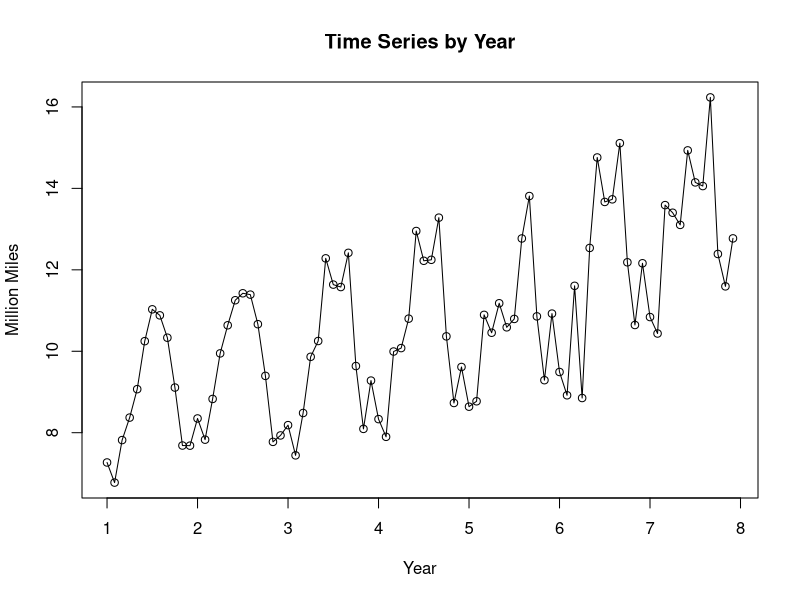
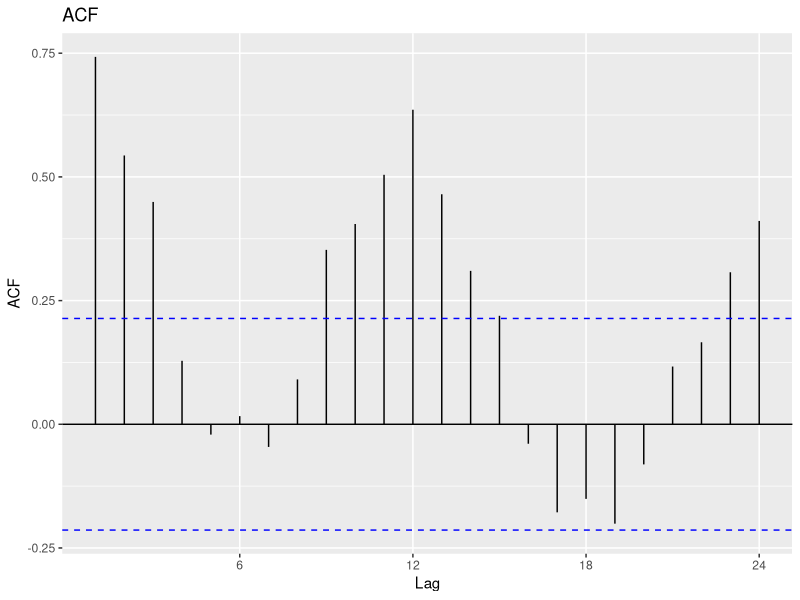
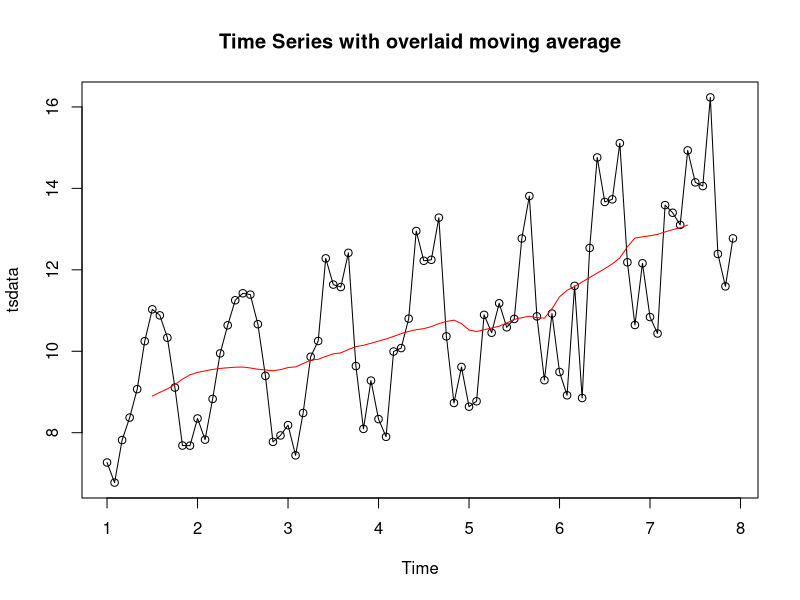
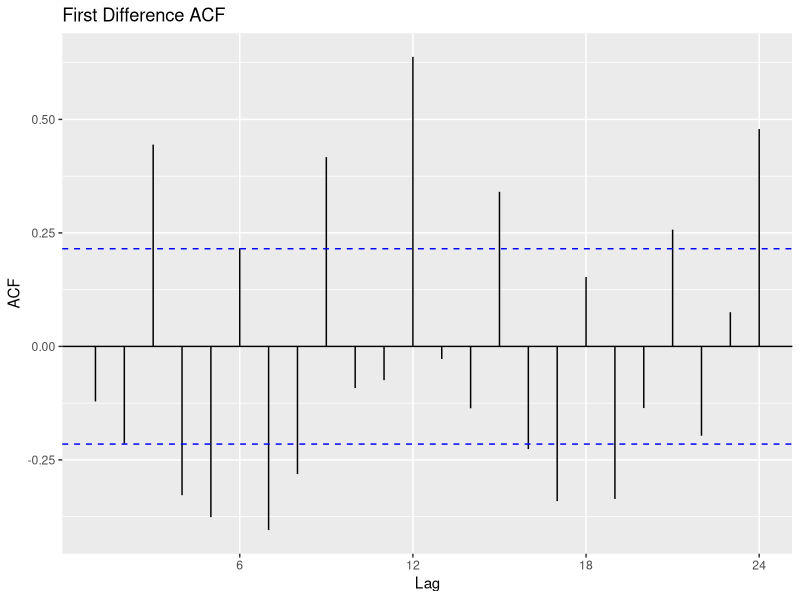
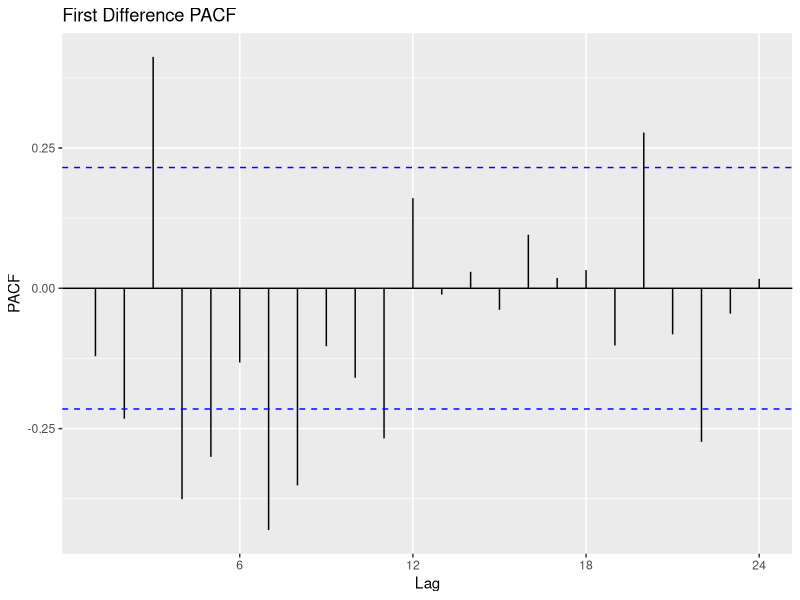
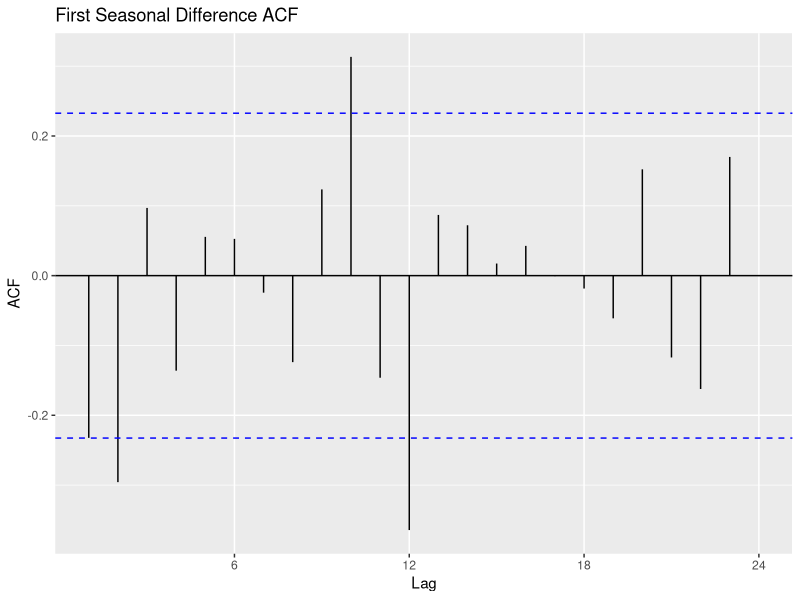
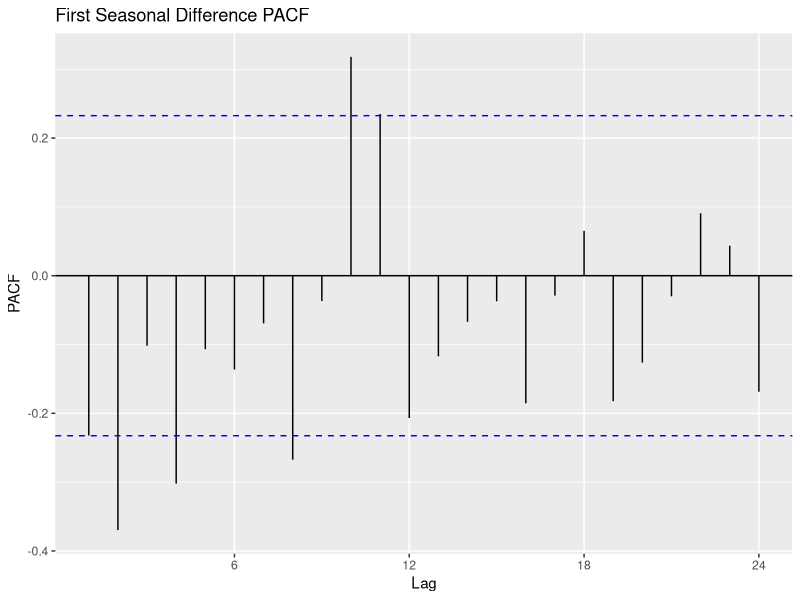

Source code (R) for these figures, in order: (Note: a time limit stopped this script after it produced the figures.)
## ---- chunk 1
knitr::opts_chunk$set(echo = TRUE, tidy=TRUE, tidy.opts=list(width.cutoff=60))
library(forecast)
library(openxlsx)
library(ggplot2)
## ---- chunk 2
# Data Loading
data = read.xlsx("Project1_DataSet.xlsx")
tsdata=ts(data$'Miles,.in.Millions', frequency = 12)
## ---- chunk 3
# Part 1
plot(tsdata, main='Time Series by Year', type="o", xlab="Year", ylab="Million Miles")
# Part 2
ggAcf(tsdata, main='ACF')
## ---- chunk 4
# 3
# A moving average of 12 might be appropriate because it would be equal to the seasonal pattern (similar to the example at the end of the slides for the second lecture of Unit 2), allowing the moving average to better smooth over that seasonality

plot(tsdata, main="Time Series with overlaid moving average", type='o', ylab=)
ma1 = ma(tsdata, 12)
lines(ma1, col="red")
## ---- chunk 5
# 5
d1 = diff(tsdata)
ggAcf(d1, main="First Difference ACF")
ggPacf(d1, main="First Difference PACF")
## ---- chunk 6
d2 = diff(d1, lag=12) # As directed, using the output from question 5
ggAcf(d2, main="First Seasonal Difference ACF")
ggPacf(d2, main="First Seasonal Difference PACF")
## ---- chunk 7
# NOT RUN
# auto.arima(dd, d=1, D=1, ic='aic', parallel=T, max.p=20, max.P=20, max.q=20, max.Q=20, max.order=85, num.cores=20, stepwise=F, allowdrift=F)
# Due to runtime costs of running it without the stepwise function, it was run on a compute node of the BlueHive cluster
# Result agrees with the auto.arima call below

dd = ts(data$`Miles,.in.Millions`[1:72], frequency=12) # subset of the first 6 years (6*12=72) of the dataset, training data

i=0
# Dataframe to hold information about each model generated: AIC, BIC, SSE, and model parameters
runs = setNames(data.frame(matrix(ncol=256, nrow=7), row.names = c('aic','bic','error','p','q','P','Q')), c(1:256))
for (p in 0:3)
  for (P in 0:3) 
    for (q in 0:3) 
      for (Q in 0:3) {
        i=i+1
        try({
          m <- Arima(dd, order = c(p, 1, q), seasonal = list(order=c(P, 1, Q), period=12), include.constant = T);
          f = forecast(m, h=12);
          runs[i] = c(m$aic,m$bic,sum((f$mean-tsdata[73:84])^2),p,q,P,Q);},
          silent=T);
      }

runs[,which.min(runs['aic',])] # Model with lowest AIC, ARIMA(2,1,3)(1,1,0)
runs[,which.min(runs['bic',])] # Model with lowest BIC, ARIMA(0,1,2)(0,1,0)
runs[,which.min(runs['error',])] # Model with lowest forecast errror, ARIMA(0,1,1)(2,1,0)

auto.arima(dd, start.p = 2, start.q = 3, start.P = 1, start.Q = 0, d=1, D=1, ic="aic", trace = T, max.p = 4, max.P = 4, max.q = 4, max.Q = 4, max.order = 20, nmodels=75) # ARIMA(0,1,2)(1,1,0)
# Max values for p,P,q and Q from the notes given in class on 10/24


m1 = Arima(dd, order = c(0,1,2), seasonal = c(1,1,0), include.constant = T) # AIC 148.97 from auto.arima output
m2 = Arima(dd, order = c(2,1,3), seasonal = c(1,1,0), include.constant = T) # AIC 147.28 from manual search
m3 = Arima(dd, order = c(0,1,2), seasonal = c(0,1,0), include.constant = T) # AIC 150.1 lowest BIC from grid search
m4 = Arima(dd, order = c(0,1,1), seasonal = c(2,1,0), include.constant = T) # AIC 153.8 lowest forecast error from grid search
## ---- chunk 8
plot(dd, xlab = "Time in Years", ylab = "Miles in Millions", main = "Time Series with overlaid fitted values")
points(m1$fitted, col="red", type='l')
points(m2$fitted, col="blue", type='l')

par(mfrow=c(2,1))

Next_Forecast = forecast(m1, h=12) # Forecasts the next 12 periods (months) based on the data up through year 6 using the subset data and model derived in part 6.
plot(Next_Forecast, include=0, xlab = "Time, fractions of a year", ylab = "Miles in Millions", main = "ARIMA from auto.arima")
points(x=seq(7, 8-1/12, by=1/12), y=tsdata[73:84], type='o')


Next_Forecast2 = forecast(m2, h=12)
plot(Next_Forecast2, include=0, xlab = "Time, fractions of a year", ylab = "Miles in Millions", main = "ARIMA from grid search")
points(x=seq(7, 8-1/12, by=1/12), y=tsdata[73:84], type='o')

# SSE, grid search model lower
sum((Next_Forecast$mean-tsdata[73:84])^2)
sum((Next_Forecast2$mean-tsdata[73:84])^2)
# Mean Error, Root Mean Square Error, Mean Absolute Error, Mean Percentage Error, Mean Absolute Percentage Error, Mean Absolute Scaled Error
# Grid Search model has lower error across the board 
accuracy(Next_Forecast, x=tsdata[73:84])
accuracy(Next_Forecast2, x=tsdata[73:84])
## ---- chunk 9
par(mfrow=c(1,2))
plot(tsdata[39:50], type='o', xlab = "Month", ylab = "Miles in Millions", main = "Year 5 Data")
plot(tsdata[51:62], type='o', xlab = "Month", ylab = "Miles in Millions", main = "Year 6 Data")
## ---- chunk 10
# Lowest BIC from grid search
# ARIMA(0,1,2)(1,2,0)
f3 = forecast(m3, h=12)
plot(f3, include=0, xlab = "Time, fractions of a year", ylab = "Miles in Millions", main = "Lowest BIC ARIMA")
points(x=seq(7, 8-1/12, by=1/12), y=tsdata[73:84], type='o')
accuracy(f3, x=tsdata[73:84])
sum((f3$mean-tsdata[73:84])^2)

# Lowest forecast error from grid search
# ARIMA(0,1,1)(2,1,0)
f4 = forecast(m4, h=12)
plot(f4, include=0, xlab = "Time, fractions of a year", ylab = "Miles in Millions", main = "Lowest Forecast Error ARIMA")
points(x=seq(7, 8-1/12, by=1/12), y=tsdata[73:84], type='o')
accuracy(f4, x=tsdata[73:84])
sum((f4$mean-tsdata[73:84])^2) # 6.4

# New model from increasing model 2's P by 1
m5 = Arima(dd, order = c(2,1,3), seasonal = c(2,1,0), include.constant = T) # 
m5$aic
f5 = forecast(m5, h=12)
plot(f5, include=0, xlab = "Time, fractions of a year", ylab = "Miles in Millions", main = "ARIMA(2,1,3)(2,1,0)")
points(x=seq(7, 8-1/12, by=1/12), y=tsdata[73:84], type='o')
accuracy(f5, x=tsdata[73:84])
sum((f5$mean-tsdata[73:84])^2)
# Compared to the grid search model, some erros are lower, and some are higher.

# New model from increasing model 5's Q by 1
m6 = Arima(dd, order = c(2,1,3), seasonal = c(2,1,1), include.constant = T) # 
m6$aic
f6 = forecast(m6, h=12)
plot(f6, include=0, xlab = "Time, fractions of a year", ylab = "Miles in Millions", main = "ARIMA(2,1,3)(2,1,1)")
points(x=seq(7, 8-1/12, by=1/12), y=tsdata[73:84], type='o')
accuracy(f6, x=tsdata[73:84])
sum((f6$mean-tsdata[73:84])^2)
# This model's error is strictly better than that of the grid search model
